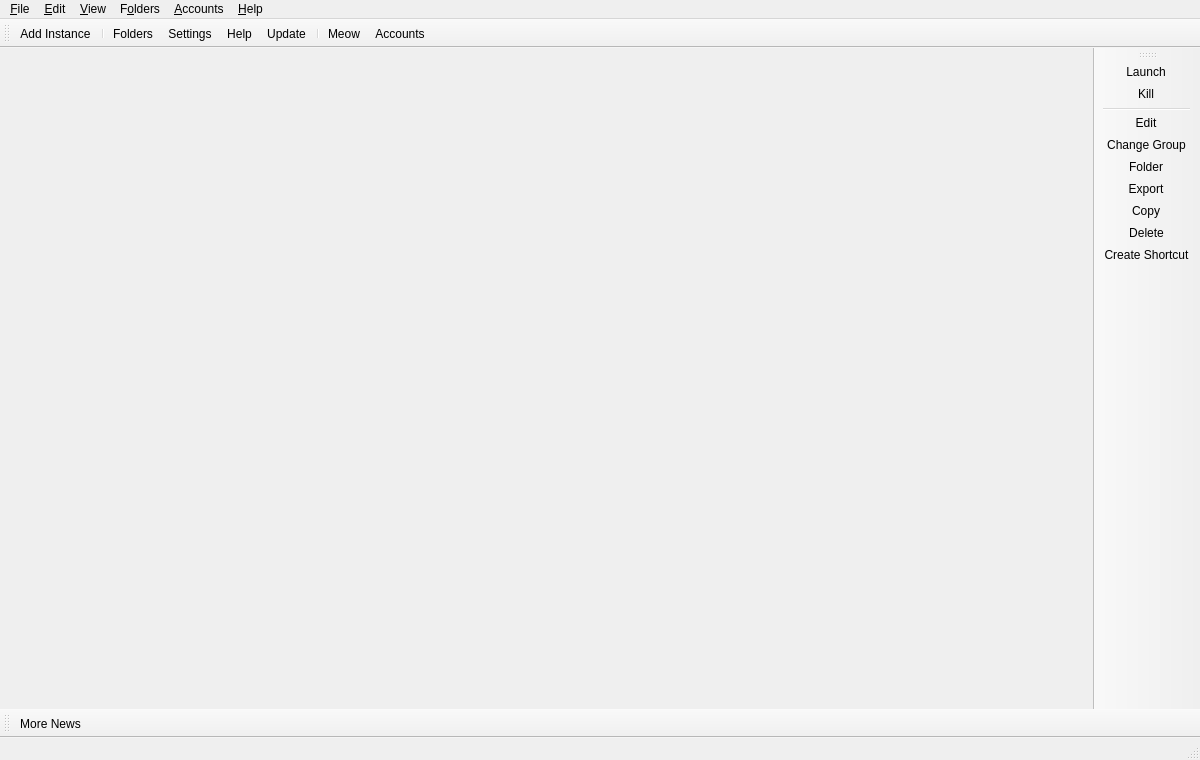
<?xml version="1.0" encoding="UTF-8"?>
<ui version="4.0">
 <class>MainWindow</class>
 <widget class="QMainWindow" name="MainWindow">
  <property name="geometry">
   <rect>
    <x>0</x>
    <y>0</y>
    <width>1200</width>
    <height>760</height>
   </rect>
  </property>
  <widget class="QWidget" name="centralWidget">
   <layout class="QHBoxLayout" name="horizontalLayout">
    <property name="spacing">
     <number>0</number>
    </property>
    <property name="leftMargin">
     <number>0</number>
    </property>
    <property name="topMargin">
     <number>0</number>
    </property>
    <property name="rightMargin">
     <number>0</number>
    </property>
    <property name="bottomMargin">
     <number>0</number>
    </property>
   </layout>
  </widget>
  <widget class="QStatusBar" name="statusBar"/>
  <widget class="QToolBar" name="mainToolBar">
   <property name="windowTitle">
    <string>Main Toolbar</string>
   </property>
   <property name="allowedAreas">
    <set>Qt::ToolBarArea::BottomToolBarArea|Qt::ToolBarArea::TopToolBarArea</set>
   </property>
   <property name="toolButtonStyle">
    <enum>Qt::ToolButtonStyle::ToolButtonTextBesideIcon</enum>
   </property>
   <property name="floatable">
    <bool>false</bool>
   </property>
   <attribute name="toolBarArea">
    <enum>TopToolBarArea</enum>
   </attribute>
   <attribute name="toolBarBreak">
    <bool>false</bool>
   </attribute>
   <addaction name="actionAddInstance"/>
   <addaction name="separator"/>
   <addaction name="actionFoldersButton"/>
   <addaction name="actionSettings"/>
   <addaction name="actionHelpButton"/>
   <addaction name="actionCheckUpdate"/>
   <addaction name="separator"/>
   <addaction name="actionCAT"/>
   <addaction name="actionAccountsButton"/>
  </widget>
  <widget class="QToolBar" name="newsToolBar">
   <property name="windowTitle">
    <string>News Toolbar</string>
   </property>
   <property name="allowedAreas">
    <set>Qt::ToolBarArea::BottomToolBarArea|Qt::ToolBarArea::TopToolBarArea</set>
   </property>
   <property name="iconSize">
    <size>
     <width>16</width>
     <height>16</height>
    </size>
   </property>
   <property name="toolButtonStyle">
    <enum>Qt::ToolButtonStyle::ToolButtonTextBesideIcon</enum>
   </property>
   <property name="floatable">
    <bool>false</bool>
   </property>
   <attribute name="toolBarArea">
    <enum>BottomToolBarArea</enum>
   </attribute>
   <attribute name="toolBarBreak">
    <bool>false</bool>
   </attribute>
   <addaction name="actionMoreNews"/>
  </widget>
  <widget class="WideBar" name="instanceToolBar">
   <property name="windowTitle">
    <string>Instance Toolbar</string>
   </property>
   <property name="iconSize">
    <size>
     <width>16</width>
     <height>16</height>
    </size>
   </property>
   <property name="toolButtonStyle">
    <enum>Qt::ToolButtonStyle::ToolButtonTextBesideIcon</enum>
   </property>
   <property name="floatable">
    <bool>false</bool>
   </property>
   <property name="useDefaultAction" stdset="0">
    <bool>true</bool>
   </property>
   <attribute name="toolBarArea">
    <enum>RightToolBarArea</enum>
   </attribute>
   <attribute name="toolBarBreak">
    <bool>false</bool>
   </attribute>
   <addaction name="actionLaunchInstance"/>
   <addaction name="actionKillInstance"/>
   <addaction name="separator"/>
   <addaction name="actionEditInstance"/>
   <addaction name="actionChangeInstGroup"/>
   <addaction name="actionViewSelectedInstFolder"/>
   <addaction name="actionExportInstance"/>
   <addaction name="actionCopyInstance"/>
   <addaction name="actionDeleteInstance"/>
   <addaction name="actionCreateInstanceShortcut"/>
  </widget>
  <widget class="QMenuBar" name="menuBar">
   <property name="geometry">
    <rect>
     <x>0</x>
     <y>0</y>
     <width>800</width>
     <height>30</height>
    </rect>
   </property>
   <widget class="QMenu" name="fileMenu">
    <property name="title">
     <string>&amp;File</string>
    </property>
    <property name="toolTipsVisible">
     <bool>true</bool>
    </property>
    <addaction name="actionAddInstance"/>
    <addaction name="separator"/>
    <addaction name="actionLaunchInstance"/>
    <addaction name="actionKillInstance"/>
    <addaction name="separator"/>
    <addaction name="actionEditInstance"/>
    <addaction name="actionChangeInstGroup"/>
    <addaction name="actionViewSelectedInstFolder"/>
    <addaction name="actionExportInstance"/>
    <addaction name="actionCopyInstance"/>
    <addaction name="actionDeleteInstance"/>
    <addaction name="actionCreateInstanceShortcut"/>
    <addaction name="separator"/>
    <addaction name="actionSettings"/>
    <addaction name="actionCloseWindow"/>
   </widget>
   <widget class="QMenu" name="editMenu">
    <property name="title">
     <string>&amp;Edit</string>
    </property>
    <property name="toolTipsVisible">
     <bool>true</bool>
    </property>
    <addaction name="actionUndoTrashInstance"/>
   </widget>
   <widget class="QMenu" name="viewMenu">
    <property name="title">
     <string>&amp;View</string>
    </property>
    <property name="toolTipsVisible">
     <bool>true</bool>
    </property>
    <addaction name="actionChangeTheme"/>
    <addaction name="separator"/>
    <addaction name="actionCAT"/>
    <addaction name="actionToggleStatusBar"/>
    <addaction name="actionLockToolbars"/>
    <addaction name="separator"/>
   </widget>
   <widget class="QMenu" name="foldersMenu">
    <property name="title">
     <string>F&amp;olders</string>
    </property>
    <property name="toolTipsVisible">
     <bool>true</bool>
    </property>
    <addaction name="actionViewLauncherRootFolder"/>
    <addaction name="actionViewLogsFolder"/>
    <addaction name="separator"/>
    <addaction name="actionViewInstanceFolder"/>
    <addaction name="actionViewIconsFolder"/>
    <addaction name="actionViewCentralModsFolder"/>
    <addaction name="actionViewJavaFolder"/>
    <addaction name="actionViewSkinsFolder"/>
    <addaction name="separator"/>
    <addaction name="actionViewWidgetThemeFolder"/>
    <addaction name="actionViewIconThemeFolder"/>
    <addaction name="actionViewCatPackFolder"/>
   </widget>
   <widget class="QMenu" name="accountsMenu">
    <property name="title">
     <string>&amp;Accounts</string>
    </property>
   </widget>
   <widget class="QMenu" name="helpMenu">
    <property name="title">
     <string>&amp;Help</string>
    </property>
    <property name="toolTipsVisible">
     <bool>true</bool>
    </property>
    <addaction name="actionClearMetadata"/>
    <addaction name="actionReportBug"/>
    <addaction name="actionViewLog"/>
    <addaction name="actionAddToPATH"/>
    <addaction name="separator"/>
    <addaction name="actionMATRIX"/>
    <addaction name="actionDISCORD"/>
    <addaction name="actionREDDIT"/>
    <addaction name="separator"/>
    <addaction name="actionMoreNews"/>
    <addaction name="actionCheckUpdate"/>
    <addaction name="actionOpenWiki"/>
    <addaction name="actionAbout"/>
   </widget>
   <addaction name="fileMenu"/>
   <addaction name="editMenu"/>
   <addaction name="viewMenu"/>
   <addaction name="foldersMenu"/>
   <addaction name="accountsMenu"/>
   <addaction name="helpMenu"/>
  </widget>
  <action name="actionMoreNews">
   <property name="icon">
    <iconset theme="news"/>
   </property>
   <property name="text">
    <string>More News...</string>
   </property>
   <property name="toolTip">
    <string>Open the development blog to read more news about %1.</string>
   </property>
  </action>
  <action name="actionCAT">
   <property name="checkable">
    <bool>true</bool>
   </property>
   <property name="icon">
    <iconset theme="cat"/>
   </property>
   <property name="text">
    <string>&amp;Meow</string>
   </property>
   <property name="toolTip">
    <string>It's a fluffy kitty :3</string>
   </property>
  </action>
  <action name="actionToggleStatusBar">
   <property name="checkable">
    <bool>true</bool>
   </property>
   <property name="text">
    <string>Status Bar</string>
   </property>
  </action>
  <action name="actionLockToolbars">
   <property name="checkable">
    <bool>true</bool>
   </property>
   <property name="text">
    <string>Lock Toolbars</string>
   </property>
  </action>
  <action name="actionUndoTrashInstance">
   <property name="enabled">
    <bool>false</bool>
   </property>
   <property name="text">
    <string>&amp;Undo Last Instance Deletion</string>
   </property>
  </action>
  <action name="actionAddInstance">
   <property name="icon">
    <iconset theme="new"/>
   </property>
   <property name="text">
    <string>Add Instanc&amp;e...</string>
   </property>
   <property name="toolTip">
    <string>Add a new instance.</string>
   </property>
  </action>
  <action name="actionCheckUpdate">
   <property name="icon">
    <iconset theme="checkupdate"/>
   </property>
   <property name="text">
    <string>&amp;Update...</string>
   </property>
   <property name="toolTip">
    <string>Check for new updates for %1.</string>
   </property>
   <property name="menuRole">
    <enum>QAction::MenuRole::ApplicationSpecificRole</enum>
   </property>
  </action>
  <action name="actionSettings">
   <property name="icon">
    <iconset theme="settings"/>
   </property>
   <property name="text">
    <string>Setti&amp;ngs...</string>
   </property>
   <property name="toolTip">
    <string>Change settings.</string>
   </property>
   <property name="menuRole">
    <enum>QAction::MenuRole::PreferencesRole</enum>
   </property>
  </action>
  <action name="actionManageSkins">
   <property name="icon">
    <iconset theme="settings"/>
   </property>
   <property name="text">
    <string>Manage &amp;Skins...</string>
   </property>
  </action>
  <action name="actionManageAccounts">
   <property name="icon">
    <iconset theme="accounts"/>
   </property>
   <property name="text">
    <string>&amp;Manage Accounts...</string>
   </property>
  </action>
  <action name="actionLaunchInstance">
   <property name="icon">
    <iconset theme="launch"/>
   </property>
   <property name="text">
    <string>&amp;Launch</string>
   </property>
   <property name="toolTip">
    <string>Launch the selected instance.</string>
   </property>
  </action>
  <action name="actionKillInstance">
   <property name="icon">
    <iconset theme="status-bad"/>
   </property>
   <property name="text">
    <string>&amp;Kill</string>
   </property>
   <property name="toolTip">
    <string>Kill the running instance.</string>
   </property>
   <property name="shortcut">
    <string>Ctrl+K</string>
   </property>
  </action>
  <action name="actionRenameInstance">
   <property name="icon">
    <iconset theme="rename"/>
   </property>
   <property name="text">
    <string>Rename</string>
   </property>
   <property name="toolTip">
    <string>Rename the selected instance.</string>
   </property>
  </action>
  <action name="actionChangeInstGroup">
   <property name="icon">
    <iconset theme="tag"/>
   </property>
   <property name="text">
    <string>&amp;Change Group...</string>
   </property>
   <property name="toolTip">
    <string>Change the selected instance's group.</string>
   </property>
   <property name="shortcut">
    <string>Ctrl+G</string>
   </property>
  </action>
  <action name="actionChangeInstIcon">
   <property name="text">
    <string>Change Icon</string>
   </property>
   <property name="toolTip">
    <string>Change the selected instance's icon.</string>
   </property>
  </action>
  <action name="actionEditInstance">
   <property name="icon">
    <iconset theme="settings"/>
   </property>
   <property name="text">
    <string>&amp;Edit...</string>
   </property>
   <property name="toolTip">
    <string>Change the instance settings, mods and versions.</string>
   </property>
   <property name="shortcut">
    <string>Ctrl+I</string>
   </property>
  </action>
  <action name="actionViewSelectedInstFolder">
   <property name="icon">
    <iconset theme="viewfolder"/>
   </property>
   <property name="text">
    <string>&amp;Folder</string>
   </property>
   <property name="toolTip">
    <string>Open the selected instance's root folder in a file browser.</string>
   </property>
  </action>
  <action name="actionDeleteInstance">
   <property name="icon">
    <iconset theme="delete"/>
   </property>
   <property name="text">
    <string>Dele&amp;te</string>
   </property>
   <property name="toolTip">
    <string>Delete the selected instance.</string>
   </property>
   <property name="autoRepeat">
    <bool>false</bool>
   </property>
  </action>
  <action name="actionCopyInstance">
   <property name="icon">
    <iconset theme="copy"/>
   </property>
   <property name="text">
    <string>Cop&amp;y...</string>
   </property>
   <property name="toolTip">
    <string>Copy the selected instance.</string>
   </property>
   <property name="shortcut">
    <string>Ctrl+D</string>
   </property>
  </action>
  <action name="actionExportInstance">
   <property name="icon">
    <iconset theme="export"/>
   </property>
   <property name="text">
    <string>E&amp;xport...</string>
   </property>
   <property name="toolTip">
    <string>Export the selected instance to supported formats.</string>
   </property>
  </action>
  <action name="actionExportInstanceZip">
   <property name="icon">
    <iconset theme="launcher"/>
   </property>
   <property name="text">
    <string>Prism Launcher (zip)</string>
   </property>
  </action>
  <action name="actionExportInstanceMrPack">
   <property name="icon">
    <iconset theme="modrinth"/>
   </property>
   <property name="text">
    <string>Modrinth (mrpack)</string>
   </property>
  </action>
  <action name="actionExportInstanceFlamePack">
   <property name="icon">
    <iconset theme="flame"/>
   </property>
   <property name="text">
    <string>CurseForge (zip)</string>
   </property>
  </action>
  <action name="actionCreateInstanceShortcut">
   <property name="icon">
    <iconset theme="shortcut"/>
   </property>
   <property name="text">
    <string>Create Shortcut</string>
   </property>
   <property name="toolTip">
    <string>Creates a shortcut on a selected folder to launch the selected instance.</string>
   </property>
  </action>
  <action name="actionNoAccountsAdded">
   <property name="icon">
    <iconset theme="noaccount"/>
   </property>
   <property name="text">
    <string>No accounts added!</string>
   </property>
  </action>
  <action name="actionNoDefaultAccount">
   <property name="checkable">
    <bool>true</bool>
   </property>
   <property name="icon">
    <iconset theme="noaccount"/>
   </property>
   <property name="text">
    <string>No Default Account</string>
   </property>
   <property name="shortcut">
    <string>Ctrl+0</string>
   </property>
  </action>
  <action name="actionCloseWindow">
   <property name="icon">
    <iconset theme="status-bad"/>
   </property>
   <property name="text">
    <string>Close &amp;Window</string>
   </property>
   <property name="toolTip">
    <string>Close the current window</string>
   </property>
   <property name="menuRole">
    <enum>QAction::MenuRole::NoRole</enum>
   </property>
  </action>
  <action name="actionViewInstanceFolder">
   <property name="icon">
    <iconset theme="viewfolder"/>
   </property>
   <property name="text">
    <string>I&amp;nstances</string>
   </property>
   <property name="toolTip">
    <string>Open the instances folder in a file browser.</string>
   </property>
  </action>
  <action name="actionViewLauncherRootFolder">
   <property name="icon">
    <iconset theme="viewfolder"/>
   </property>
   <property name="text">
    <string>Launcher &amp;Data</string>
   </property>
   <property name="toolTip">
    <string>Open the launcher's root folder in a file browser.</string>
   </property>
  </action>
  <action name="actionViewCentralModsFolder">
   <property name="icon">
    <iconset theme="centralmods"/>
   </property>
   <property name="text">
    <string>&amp;Mods (Quick Access)</string>
   </property>
   <property name="toolTip">
    <string>Open the mods folder in a file browser.</string>
   </property>
  </action>
  <action name="actionViewSkinsFolder">
   <property name="icon">
    <iconset theme="viewfolder"/>
   </property>
   <property name="text">
    <string>&amp;Skins</string>
   </property>
   <property name="toolTip">
    <string>Open the skins folder in a file browser.</string>
   </property>
  </action>
  <action name="actionViewIconsFolder">
   <property name="icon">
    <iconset theme="viewfolder"/>
   </property>
   <property name="text">
    <string>Instance &amp;Icons</string>
   </property>
   <property name="toolTip">
    <string>Open the instance icons folder in a file browser.</string>
   </property>
  </action>
  <action name="actionViewLogsFolder">
   <property name="icon">
    <iconset theme="viewfolder"/>
   </property>
   <property name="text">
    <string>Launcher &amp;Logs</string>
   </property>
   <property name="toolTip">
    <string>Open the logs folder in a file browser.</string>
   </property>
  </action>
  <action name="actionChangeTheme">
   <property name="text">
    <string>Themes</string>
   </property>
  </action>
  <action name="actionReportBug">
   <property name="icon">
    <iconset theme="bug"/>
   </property>
   <property name="text">
    <string>Report a Bug or Suggest a Feature</string>
   </property>
   <property name="toolTip">
    <string>Open the bug tracker to report a bug with %1.</string>
   </property>
  </action>
  <action name="actionDISCORD">
   <property name="icon">
    <iconset theme="discord"/>
   </property>
   <property name="text">
    <string>&amp;Discord Guild</string>
   </property>
   <property name="toolTip">
    <string>Open %1 Discord guild.</string>
   </property>
  </action>
  <action name="actionMATRIX">
   <property name="icon">
    <iconset theme="matrix"/>
   </property>
   <property name="text">
    <string>&amp;Matrix Space</string>
   </property>
   <property name="toolTip">
    <string>Open %1 Matrix space.</string>
   </property>
  </action>
  <action name="actionREDDIT">
   <property name="icon">
    <iconset theme="reddit-alien"/>
   </property>
   <property name="text">
    <string>Sub&amp;reddit</string>
   </property>
   <property name="toolTip">
    <string>Open %1 subreddit.</string>
   </property>
  </action>
  <action name="actionAbout">
   <property name="icon">
    <iconset theme="about"/>
   </property>
   <property name="text">
    <string>&amp;About %1</string>
   </property>
   <property name="toolTip">
    <string>View information about %1.</string>
   </property>
   <property name="menuRole">
    <enum>QAction::MenuRole::AboutRole</enum>
   </property>
  </action>
  <action name="actionClearMetadata">
   <property name="icon">
    <iconset theme="refresh"/>
   </property>
   <property name="text">
    <string>&amp;Clear Metadata Cache</string>
   </property>
   <property name="toolTip">
    <string>Clear cached metadata</string>
   </property>
  </action>
  <action name="actionViewLog">
   <property name="icon">
    <iconset theme="log"/>
   </property>
   <property name="text">
    <string>View logs</string>
   </property>
   <property name="toolTip">
    <string>View current and previous launcher logs</string>
   </property>
  </action>
  <action name="actionAddToPATH">
   <property name="icon">
    <iconset theme="custom-commands"/>
   </property>
   <property name="text">
    <string>Install to &amp;PATH</string>
   </property>
   <property name="toolTip">
    <string>Install a %1 symlink to /usr/local/bin</string>
   </property>
  </action>
  <action name="actionFoldersButton">
   <property name="icon">
    <iconset theme="viewfolder"/>
   </property>
   <property name="text">
    <string>Folders</string>
   </property>
   <property name="toolTip">
    <string>Open one of the folders shared between instances.</string>
   </property>
  </action>
  <action name="actionHelpButton">
   <property name="icon">
    <iconset theme="help"/>
   </property>
   <property name="text">
    <string>Help</string>
   </property>
   <property name="toolTip">
    <string>Get help with %1 or Minecraft.</string>
   </property>
  </action>
  <action name="actionAccountsButton">
   <property name="icon">
    <iconset theme="noaccount"/>
   </property>
   <property name="text">
    <string>Accounts</string>
   </property>
  </action>
  <action name="actionOpenWiki">
   <property name="icon">
    <iconset theme="help"/>
   </property>
   <property name="text">
    <string>%1 &amp;Wiki</string>
   </property>
   <property name="toolTip">
    <string>Open the %1 wiki</string>
   </property>
  </action>
  <action name="actionViewWidgetThemeFolder">
   <property name="icon">
    <iconset theme="viewfolder"/>
   </property>
   <property name="text">
    <string>&amp;Widget Themes</string>
   </property>
   <property name="toolTip">
    <string>Open the widget themes folder in a file browser.</string>
   </property>
  </action>
  <action name="actionViewIconThemeFolder">
   <property name="icon">
    <iconset theme="viewfolder"/>
   </property>
   <property name="text">
    <string>I&amp;con Themes</string>
   </property>
   <property name="toolTip">
    <string>Open the icon theme folder in a file browser.</string>
   </property>
  </action>
  <action name="actionViewCatPackFolder">
   <property name="icon">
    <iconset theme="viewfolder"/>
   </property>
   <property name="text">
    <string>&amp;Cat Packs</string>
   </property>
   <property name="toolTip">
    <string>Open the cat packs folder in a file browser.</string>
   </property>
  </action>
  <action name="actionViewJavaFolder">
   <property name="icon">
    <iconset theme="viewfolder"/>
   </property>
   <property name="text">
    <string>&amp;Auto Downloaded Java</string>
   </property>
   <property name="toolTip">
    <string>Open the Java folder in a file browser. Only available if the built-in Java downloader is used.</string>
   </property>
  </action>
 </widget>
 <customwidgets>
  <customwidget>
   <class>WideBar</class>
   <extends>QToolBar</extends>
   <header>ui/widgets/WideBar.h</header>
  </customwidget>
 </customwidgets>
 <resources/>
 <connections/>
</ui>
